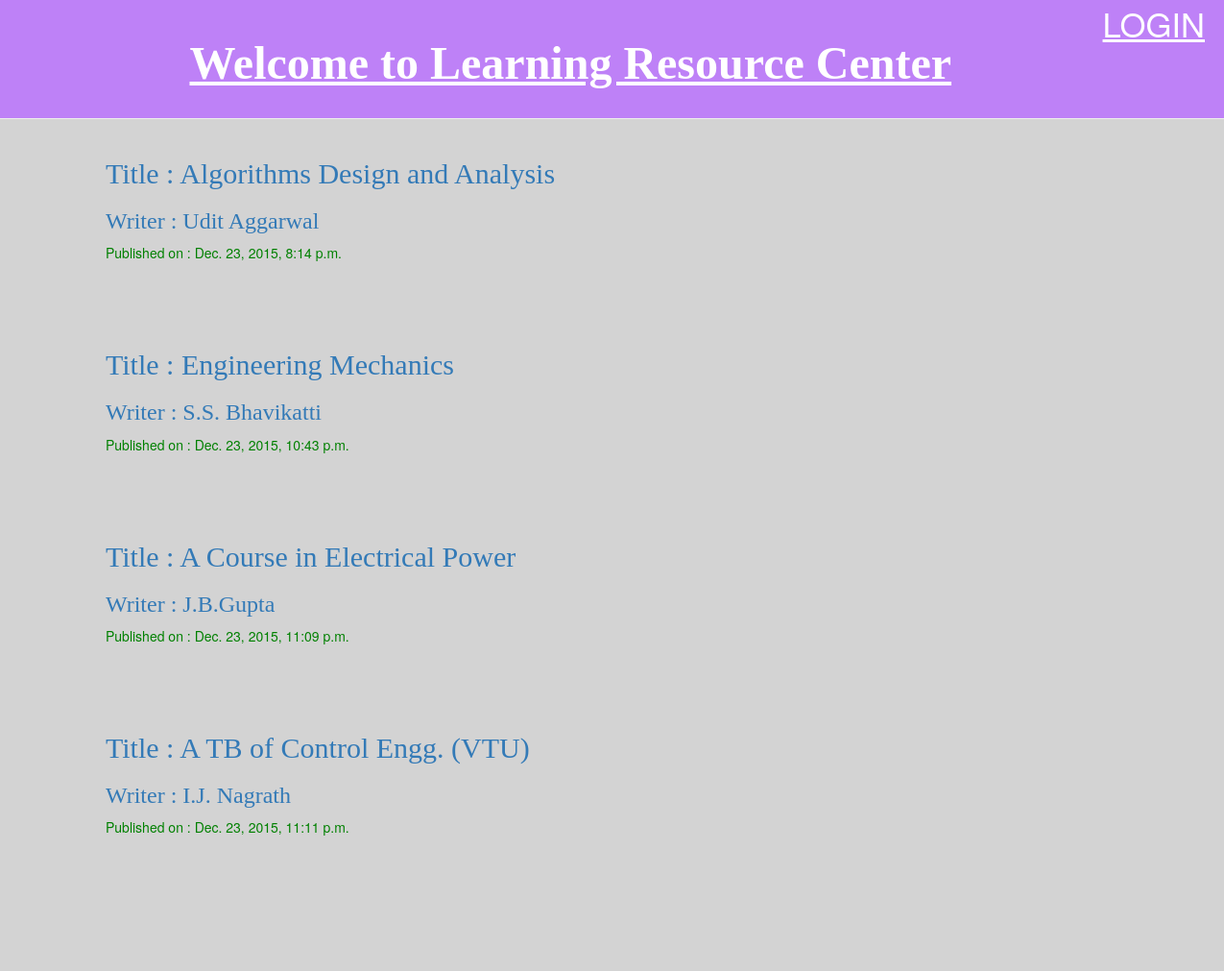
The app's page /lib/a/ with its own data.
### library/models.py (models this page shows, shortened)
class lib(models.Model):
    author = models.ForeignKey('auth.User')
    section = models.CharField(max_length=200, null = 'true')
    title = models.CharField(max_length=200)
    writer = models.CharField(max_length=200,default='')
    published_date = models.DateTimeField(
            blank=True, null=True)

### library/views.py (the view)
# urls.py: url(r'^lib/a/$', views.lib_a, name='lib_a'),
def lib_a(request):
    books = lib.objects.filter(published_date__lte=timezone.now()).order_by('published_date')
    return render(request, 'library/lib_list1.html', { 'books' : books })

### library/templates/library/lib_list1.html
			{% extends 'library/base.html' %}
			{% block content %}
			{%  for post in books %}
			{% if post.section == '1' %}
			<div class="content container">
			<div class="row">
			<div class="col-md-8">
			<div class="try">
				<h2><a href="">Title :  {{ post.title }}</a></h2>
				<h3><a href="">Writer : {{ post.writer }}</a></h3>
				<p>Published on : {{ post.published_date }}</p>
			</div>
			</div>
			</div>
			</div>
			{% endif %}
			{% endfor %}
			{% endblock %}

### library/templates/library/base.html (shortened to what this page needs)
<!DOCTYPE html>
{% load staticfiles %}
<html>
    <head>
		<link rel="stylesheet" href="//maxcdn.bootstrapcdn.com/bootstrap/3.2.0/css/bootstrap.min.css">
        <link rel="stylesheet" href="//maxcdn.bootstrapcdn.com/bootstrap/3.2.0/css/bootstrap-theme.min.css">
        <link rel="stylesheet" href="{% static 'css/library.css' %}">
    </head>
    <body>
		{% if user.is_authenticated %}
			<a href="{% url 'lib_new' %}" class="top-menu"><span class="glyphicon glyphicon-plus"></span></a>
		{% else %}
			<a href="" class="top-menu"><u>LOGIN</u></a>
		{% endif %}
        <div class="page-header">
            <h1 align="center"><a href=""><u><b>Welcome to Learning Resource Center</b></u></a></h1>
        </div>
			<div class="content container">
				<div class="row">
					<div class="col-md-8">
						<div class="try">
						{% block content %}
							{% endblock %}
						</div>
					</div>
				</div>
			</div>
		    </body>
</html>

### library/static/css/library.css (style rules this page uses)
.page-header { background-color: #be81f7; margin-top: 0; padding: 20px 20px 20px 40px; }
.page-header h1, .page-header h1 a, .page-header h1 a:visited, .page-header h1 a:active { color: #ffffff; font-size: 36pt; text-decoration: none; }
.content { margin-left: 40px; }
h1, h2, h3, h4 { font-family: 'Lobster', cursive; }
.top-menu, .top-menu:hover, .top-menu:visited { color: #ffffff; float: right; font-size: 26pt; margin-right: 20px; }
.try { margin-bottom: 70px; }

### library/templates/library/base.html (style rules this page uses)
body { background-color:lightgrey; }
h2 { color:blue; }
h3 { color:red; }
p { color:green; }

### records on screen
lib: title "Algorithms Design and Analysis", writer "Udit Aggarwal", published_date "Dec. 23, 2015, 8:14 p.m."
lib: title "Engineering Mechanics", writer "S.S. Bhavikatti", published_date "Dec. 23, 2015, 10:43 p.m."
lib: title "A Course in Electrical Power", writer "J.B.Gupta", published_date "Dec. 23, 2015, 11:09 p.m."
lib: title "A TB of Control Engg. (VTU)", writer "I.J. Nagrath", published_date "Dec. 23, 2015, 11:11 p.m."
